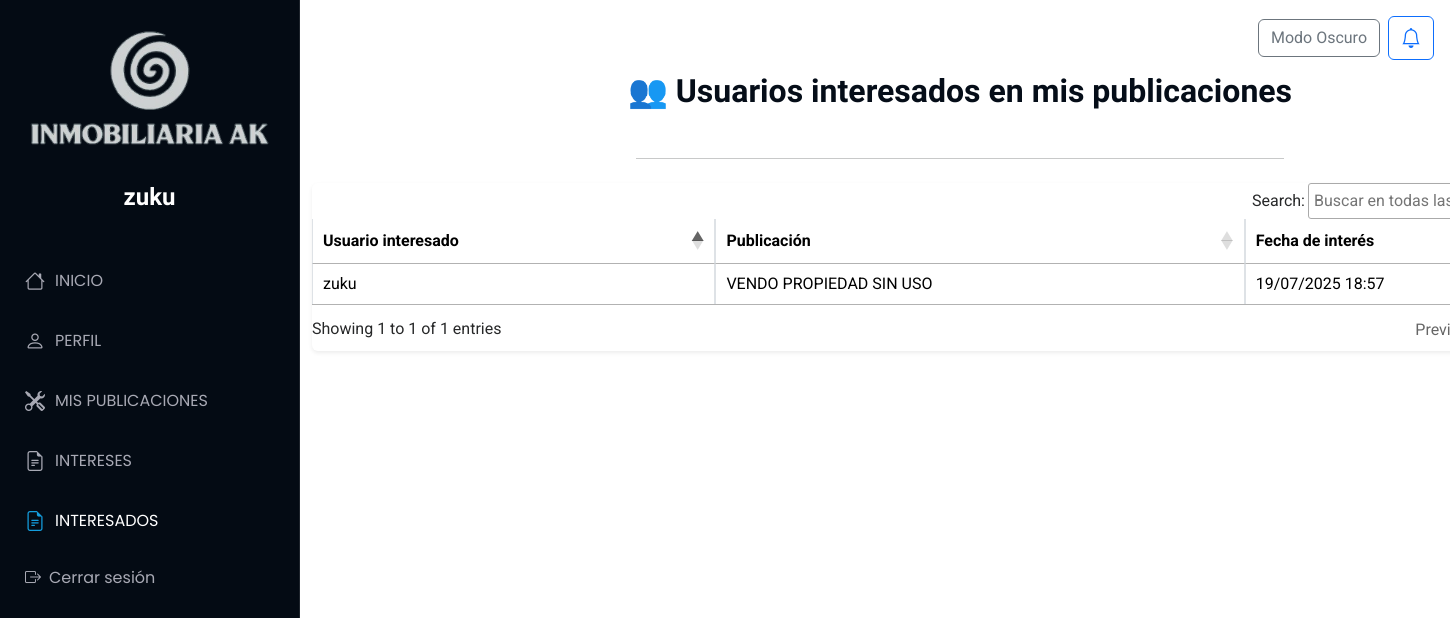
Page /Interesados/mis-interesados (signed in) on the earlier database version.
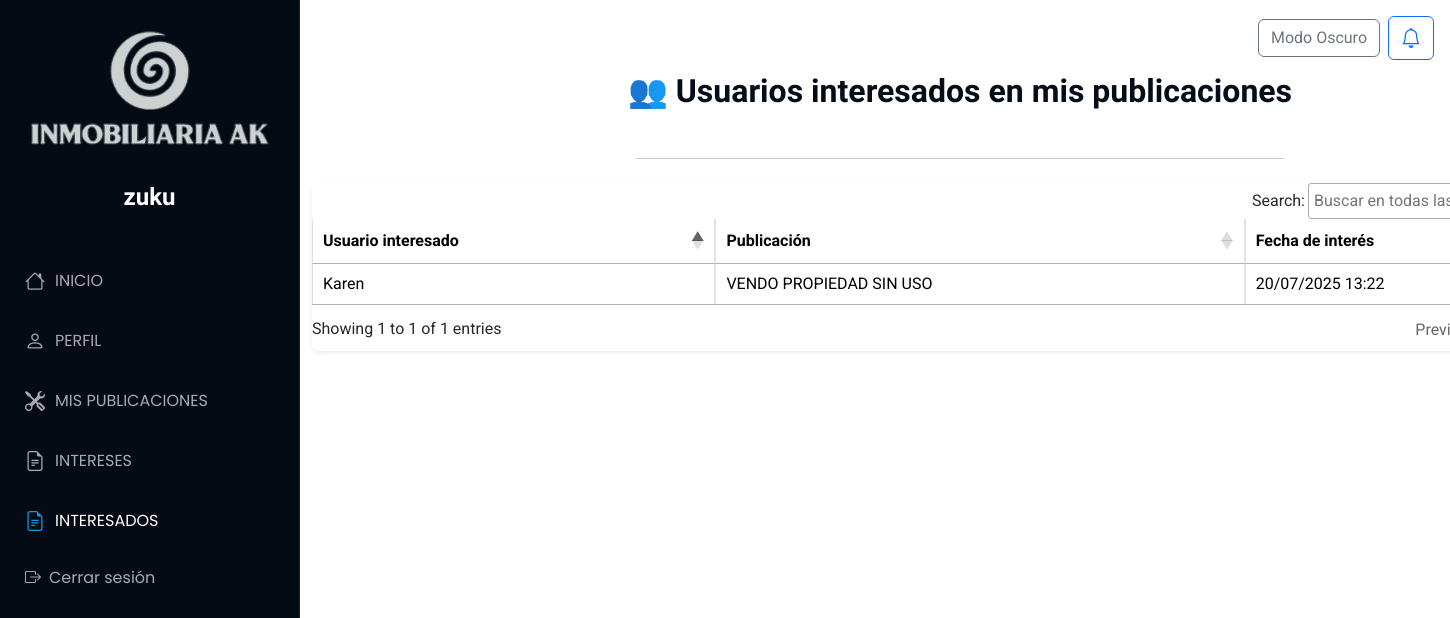
Same page on the later database version.
### Aplicaciones/Interez/models.py (models this page shows)
class Interez(models.Model):
    usuario = models.ForeignKey(Usuario, on_delete=models.CASCADE)
    propiedad = models.ForeignKey(Propiedad, on_delete=models.CASCADE)
    fecha_interes = models.DateTimeField(auto_now_add=True)

### Aplicaciones/Usuario/models.py (models this page shows)
class Usuario(models.Model):
    usuario = models.CharField(max_length=150, unique=True)
    contrasena = models.CharField(max_length=128)
    correo = models.EmailField(unique=True,null=True, blank=True)
    telefono = models.CharField(null=True, blank=True)
    fecha_registro = models.DateTimeField(auto_now_add=True,null=True, blank=True)
    telegram_id = models.CharField(max_length=50, null=True, blank=True)

### Aplicaciones/Publicaciones/models.py (models this page shows)
class Propiedad(models.Model):
    id_propiedad = models.AutoField(primary_key=True)
    titulo = models.CharField(max_length=200)
    imagen = models.FileField(upload_to='propiedades/')
    descripcion = models.TextField()
    precio = models.DecimalField(max_digits=12, decimal_places=2)
    ubicacion=models.CharField(max_length=200,null=True,blank=True)
    usuario = models.ForeignKey(Usuario, on_delete=models.CASCADE)
    latitud = models.DecimalField(max_digits=9, decimal_places=7)
    longitud = models.DecimalField(max_digits=10, decimal_places=7)
    estado = models.CharField(max_length=50)
    fecha_publicacion = models.DateTimeField(auto_now_add=True)
    fecha_actualizacion = models.DateTimeField(auto_now=True,null=True,blank=True)

### Aplicaciones/Interesados/views.py (the view)
# urls.py: path('mis-interesados', views.interesados_en_mis_publicaciones, name='mis_interesados'),
def interesados_en_mis_publicaciones(request):
    usuario_id = request.session.get('usuario_id')
    if not usuario_id:
        return redirect('iniciosesion')
    usuario_actual = Usuario.objects.get(id=usuario_id)
    mis_publicaciones = Propiedad.objects.filter(usuario=usuario_actual)
    intereses = Interez.objects.filter(propiedad__in=mis_publicaciones).select_related('usuario', 'propiedad')
    return render(request, 'lista.html', {'intereses': intereses})

### Aplicaciones/Interesados/templates/lista.html (shortened to what this page needs)
{% extends 'plantilla.html' %}
{% load static %}
{% block body %}
<main class="container py-4">
    <div class="text-center mb-4"><br><br>
        <h2 class="fw-bold">👥 Usuarios interesados en mis publicaciones</h2><br>
        <hr class="w-50 mx-auto">
    </div>
    <div class="table-responsive shadow-sm rounded ">
        <table class="table table-bordered  " id="interesados">
            <thead >
                <tr>
                    <th>Usuario interesado</th>
                    <th>Publicación</th>
                    <th>Fecha de interés</th>
                </tr>
            </thead>
            <tbody>
                {% for interes in intereses %}
                    <tr>
                        <td>{{ interes.usuario.usuario }}</td>
                        <td>{{ interes.propiedad.titulo }}</td>
                        <td>{{ interes.fecha_interes|date:"d/m/Y H:i" }}</td>
                    </tr>
                {% empty %}
                    <tr>
                        <td colspan="3" class="text-muted">Ningún usuario ha mostrado interés en tus publicaciones aún.</td>
                    </tr>
                {% endfor %}
            </tbody>
        </table>
    </div>
</main>
{% endblock %}

Differences in the rows shown:
removed Interez: usuario.usuario "zuku", propiedad.titulo "VENDO PROPIEDAD SIN USO", fecha_interes "19/07/2025 18:57"
added Interez: usuario.usuario "Karen", propiedad.titulo "VENDO PROPIEDAD SIN USO", fecha_interes "20/07/2025 13:22"
